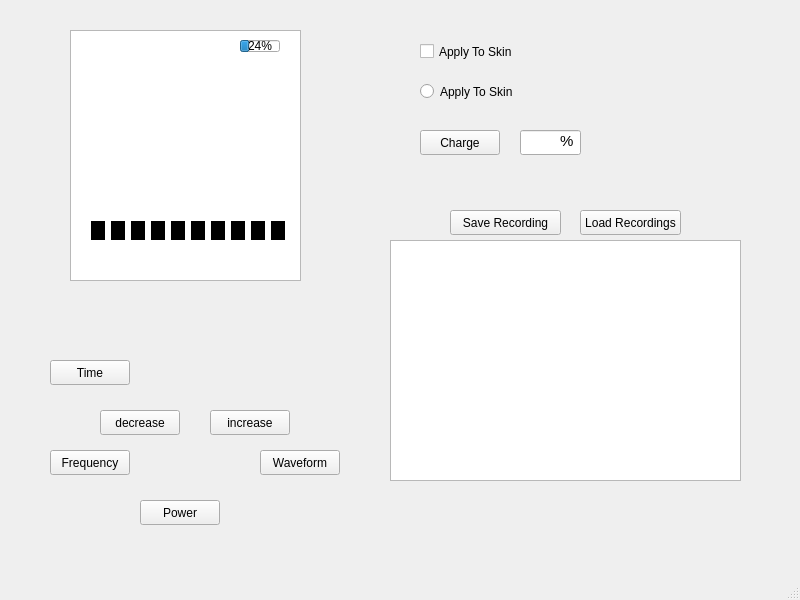
<?xml version="1.0" encoding="UTF-8"?>
<ui version="4.0">
 <class>MainWindow</class>
 <widget class="QMainWindow" name="MainWindow">
  <property name="geometry">
   <rect>
    <x>0</x>
    <y>0</y>
    <width>800</width>
    <height>600</height>
   </rect>
  </property>
  <property name="windowTitle">
   <string>MainWindow</string>
  </property>
  <widget class="QWidget" name="centralwidget">
   <widget class="QWidget" name="widget" native="true">
    <property name="geometry">
     <rect>
      <x>20</x>
      <y>-10</y>
      <width>371</width>
      <height>551</height>
     </rect>
    </property>
    <widget class="QPushButton" name="powerButton">
     <property name="geometry">
      <rect>
       <x>120</x>
       <y>510</y>
       <width>80</width>
       <height>25</height>
      </rect>
     </property>
     <property name="text">
      <string>Power</string>
     </property>
    </widget>
    <widget class="QGraphicsView" name="powerOffScreen">
     <property name="geometry">
      <rect>
       <x>50</x>
       <y>40</y>
       <width>231</width>
       <height>251</height>
      </rect>
     </property>
     <property name="styleSheet">
      <string notr="true">background-color: rgb(0, 0, 0);</string>
     </property>
    </widget>
    <widget class="QGraphicsView" name="displayScreen">
     <property name="geometry">
      <rect>
       <x>50</x>
       <y>40</y>
       <width>231</width>
       <height>251</height>
      </rect>
     </property>
    </widget>
    <widget class="QLabel" name="frequencyLabel">
     <property name="geometry">
      <rect>
       <x>60</x>
       <y>270</y>
       <width>54</width>
       <height>17</height>
      </rect>
     </property>
     <property name="text">
      <string/>
     </property>
    </widget>
    <widget class="QPushButton" name="frequencyButton">
     <property name="geometry">
      <rect>
       <x>30</x>
       <y>460</y>
       <width>80</width>
       <height>25</height>
      </rect>
     </property>
     <property name="text">
      <string>Frequency</string>
     </property>
    </widget>
    <widget class="QPushButton" name="waveformButton">
     <property name="geometry">
      <rect>
       <x>240</x>
       <y>460</y>
       <width>80</width>
       <height>25</height>
      </rect>
     </property>
     <property name="text">
      <string>Waveform</string>
     </property>
    </widget>
    <widget class="QLabel" name="waveformLabel">
     <property name="geometry">
      <rect>
       <x>230</x>
       <y>270</y>
       <width>54</width>
       <height>17</height>
      </rect>
     </property>
     <property name="text">
      <string/>
     </property>
    </widget>
    <widget class="QLabel" name="timeLabel_20min">
     <property name="geometry">
      <rect>
       <x>80</x>
       <y>120</y>
       <width>54</width>
       <height>17</height>
      </rect>
     </property>
     <property name="text">
      <string/>
     </property>
    </widget>
    <widget class="QLabel" name="timeLabel_40min">
     <property name="geometry">
      <rect>
       <x>140</x>
       <y>120</y>
       <width>54</width>
       <height>17</height>
      </rect>
     </property>
     <property name="text">
      <string/>
     </property>
    </widget>
    <widget class="QLabel" name="timeLabel_60min">
     <property name="geometry">
      <rect>
       <x>200</x>
       <y>120</y>
       <width>54</width>
       <height>17</height>
      </rect>
     </property>
     <property name="text">
      <string/>
     </property>
    </widget>
    <widget class="QPushButton" name="timeButton">
     <property name="geometry">
      <rect>
       <x>30</x>
       <y>370</y>
       <width>80</width>
       <height>25</height>
      </rect>
     </property>
     <property name="text">
      <string>Time</string>
     </property>
    </widget>
    <widget class="QPushButton" name="increaseCurrentButton">
     <property name="geometry">
      <rect>
       <x>190</x>
       <y>420</y>
       <width>80</width>
       <height>25</height>
      </rect>
     </property>
     <property name="text">
      <string>increase</string>
     </property>
    </widget>
    <widget class="QPushButton" name="decreaseCurrentButton">
     <property name="geometry">
      <rect>
       <x>80</x>
       <y>420</y>
       <width>80</width>
       <height>25</height>
      </rect>
     </property>
     <property name="text">
      <string>decrease</string>
     </property>
    </widget>
    <widget class="QLabel" name="current_8">
     <property name="enabled">
      <bool>true</bool>
     </property>
     <property name="geometry">
      <rect>
       <x>211</x>
       <y>231</y>
       <width>14</width>
       <height>19</height>
      </rect>
     </property>
     <property name="minimumSize">
      <size>
       <width>14</width>
       <height>19</height>
      </size>
     </property>
     <property name="maximumSize">
      <size>
       <width>14</width>
       <height>19</height>
      </size>
     </property>
     <property name="styleSheet">
      <string notr="true">background-color: rgb(0, 0, 0);</string>
     </property>
     <property name="text">
      <string/>
     </property>
    </widget>
    <widget class="QLabel" name="current_5">
     <property name="enabled">
      <bool>true</bool>
     </property>
     <property name="geometry">
      <rect>
       <x>151</x>
       <y>231</y>
       <width>14</width>
       <height>19</height>
      </rect>
     </property>
     <property name="minimumSize">
      <size>
       <width>14</width>
       <height>19</height>
      </size>
     </property>
     <property name="maximumSize">
      <size>
       <width>14</width>
       <height>19</height>
      </size>
     </property>
     <property name="styleSheet">
      <string notr="true">background-color: rgb(0, 0, 0);</string>
     </property>
     <property name="text">
      <string/>
     </property>
    </widget>
    <widget class="QLabel" name="current_3">
     <property name="enabled">
      <bool>true</bool>
     </property>
     <property name="geometry">
      <rect>
       <x>111</x>
       <y>231</y>
       <width>14</width>
       <height>19</height>
      </rect>
     </property>
     <property name="minimumSize">
      <size>
       <width>14</width>
       <height>19</height>
      </size>
     </property>
     <property name="maximumSize">
      <size>
       <width>14</width>
       <height>19</height>
      </size>
     </property>
     <property name="styleSheet">
      <string notr="true">background-color: rgb(0, 0, 0);</string>
     </property>
     <property name="text">
      <string/>
     </property>
    </widget>
    <widget class="QLabel" name="current_1">
     <property name="enabled">
      <bool>true</bool>
     </property>
     <property name="geometry">
      <rect>
       <x>71</x>
       <y>231</y>
       <width>14</width>
       <height>19</height>
      </rect>
     </property>
     <property name="minimumSize">
      <size>
       <width>14</width>
       <height>19</height>
      </size>
     </property>
     <property name="maximumSize">
      <size>
       <width>14</width>
       <height>19</height>
      </size>
     </property>
     <property name="styleSheet">
      <string notr="true">background-color: rgb(0, 0, 0);</string>
     </property>
     <property name="text">
      <string/>
     </property>
    </widget>
    <widget class="QLabel" name="current_10">
     <property name="enabled">
      <bool>true</bool>
     </property>
     <property name="geometry">
      <rect>
       <x>251</x>
       <y>231</y>
       <width>14</width>
       <height>19</height>
      </rect>
     </property>
     <property name="minimumSize">
      <size>
       <width>14</width>
       <height>19</height>
      </size>
     </property>
     <property name="maximumSize">
      <size>
       <width>14</width>
       <height>19</height>
      </size>
     </property>
     <property name="styleSheet">
      <string notr="true">background-color: rgb(0, 0, 0);</string>
     </property>
     <property name="text">
      <string/>
     </property>
    </widget>
    <widget class="QLabel" name="current_6">
     <property name="enabled">
      <bool>true</bool>
     </property>
     <property name="geometry">
      <rect>
       <x>171</x>
       <y>231</y>
       <width>14</width>
       <height>19</height>
      </rect>
     </property>
     <property name="minimumSize">
      <size>
       <width>14</width>
       <height>19</height>
      </size>
     </property>
     <property name="maximumSize">
      <size>
       <width>14</width>
       <height>19</height>
      </size>
     </property>
     <property name="styleSheet">
      <string notr="true">background-color: rgb(0, 0, 0);</string>
     </property>
     <property name="text">
      <string/>
     </property>
    </widget>
    <widget class="QLabel" name="current_9">
     <property name="enabled">
      <bool>true</bool>
     </property>
     <property name="geometry">
      <rect>
       <x>231</x>
       <y>231</y>
       <width>14</width>
       <height>19</height>
      </rect>
     </property>
     <property name="minimumSize">
      <size>
       <width>14</width>
       <height>19</height>
      </size>
     </property>
     <property name="maximumSize">
      <size>
       <width>14</width>
       <height>19</height>
      </size>
     </property>
     <property name="styleSheet">
      <string notr="true">background-color: rgb(0, 0, 0);</string>
     </property>
     <property name="text">
      <string/>
     </property>
    </widget>
    <widget class="QLabel" name="current_4">
     <property name="enabled">
      <bool>true</bool>
     </property>
     <property name="geometry">
      <rect>
       <x>131</x>
       <y>231</y>
       <width>14</width>
       <height>19</height>
      </rect>
     </property>
     <property name="minimumSize">
      <size>
       <width>14</width>
       <height>19</height>
      </size>
     </property>
     <property name="maximumSize">
      <size>
       <width>14</width>
       <height>19</height>
      </size>
     </property>
     <property name="styleSheet">
      <string notr="true">background-color: rgb(0, 0, 0);</string>
     </property>
     <property name="text">
      <string/>
     </property>
    </widget>
    <widget class="QLabel" name="current_2">
     <property name="enabled">
      <bool>true</bool>
     </property>
     <property name="geometry">
      <rect>
       <x>91</x>
       <y>231</y>
       <width>14</width>
       <height>19</height>
      </rect>
     </property>
     <property name="minimumSize">
      <size>
       <width>14</width>
       <height>19</height>
      </size>
     </property>
     <property name="maximumSize">
      <size>
       <width>14</width>
       <height>19</height>
      </size>
     </property>
     <property name="styleSheet">
      <string notr="true">background-color: rgb(0, 0, 0);</string>
     </property>
     <property name="text">
      <string/>
     </property>
    </widget>
    <widget class="QLabel" name="current_7">
     <property name="enabled">
      <bool>true</bool>
     </property>
     <property name="geometry">
      <rect>
       <x>191</x>
       <y>231</y>
       <width>14</width>
       <height>19</height>
      </rect>
     </property>
     <property name="minimumSize">
      <size>
       <width>14</width>
       <height>19</height>
      </size>
     </property>
     <property name="maximumSize">
      <size>
       <width>14</width>
       <height>19</height>
      </size>
     </property>
     <property name="styleSheet">
      <string notr="true">background-color: rgb(0, 0, 0);</string>
     </property>
     <property name="text">
      <string/>
     </property>
    </widget>
    <widget class="QProgressBar" name="batteryBar">
     <property name="geometry">
      <rect>
       <x>220</x>
       <y>50</y>
       <width>40</width>
       <height>12</height>
      </rect>
     </property>
     <property name="minimumSize">
      <size>
       <width>40</width>
       <height>12</height>
      </size>
     </property>
     <property name="maximumSize">
      <size>
       <width>40</width>
       <height>12</height>
      </size>
     </property>
     <property name="value">
      <number>24</number>
     </property>
    </widget>
    <widget class="QLabel" name="lowBatteryWarning_2P">
     <property name="geometry">
      <rect>
       <x>70</x>
       <y>180</y>
       <width>201</width>
       <height>17</height>
      </rect>
     </property>
     <property name="minimumSize">
      <size>
       <width>201</width>
       <height>17</height>
      </size>
     </property>
     <property name="maximumSize">
      <size>
       <width>201</width>
       <height>17</height>
      </size>
     </property>
     <property name="font">
      <font>
       <pointsize>8</pointsize>
      </font>
     </property>
     <property name="styleSheet">
      <string notr="true">color: rgb(164, 0, 0);</string>
     </property>
     <property name="text">
      <string/>
     </property>
    </widget>
    <widget class="QLabel" name="lowBatteryWarning_5P">
     <property name="geometry">
      <rect>
       <x>70</x>
       <y>180</y>
       <width>201</width>
       <height>17</height>
      </rect>
     </property>
     <property name="minimumSize">
      <size>
       <width>201</width>
       <height>17</height>
      </size>
     </property>
     <property name="maximumSize">
      <size>
       <width>201</width>
       <height>17</height>
      </size>
     </property>
     <property name="font">
      <font>
       <pointsize>8</pointsize>
      </font>
     </property>
     <property name="styleSheet">
      <string notr="true">color: rgb(128,128,0);</string>
     </property>
     <property name="text">
      <string/>
     </property>
    </widget>
   </widget>
   <widget class="QCheckBox" name="checkBox">
    <property name="geometry">
     <rect>
      <x>420</x>
      <y>40</y>
      <width>101</width>
      <height>23</height>
     </rect>
    </property>
    <property name="text">
     <string>Apply To Skin</string>
    </property>
   </widget>
   <widget class="QRadioButton" name="radioButton">
    <property name="geometry">
     <rect>
      <x>420</x>
      <y>80</y>
      <width>96</width>
      <height>23</height>
     </rect>
    </property>
    <property name="text">
     <string>Apply To Skin</string>
    </property>
   </widget>
   <widget class="QPushButton" name="chargeButton">
    <property name="geometry">
     <rect>
      <x>420</x>
      <y>130</y>
      <width>80</width>
      <height>25</height>
     </rect>
    </property>
    <property name="text">
     <string>Charge</string>
    </property>
   </widget>
   <widget class="QLineEdit" name="batteryLineEdit">
    <property name="geometry">
     <rect>
      <x>520</x>
      <y>130</y>
      <width>61</width>
      <height>25</height>
     </rect>
    </property>
   </widget>
   <widget class="QLabel" name="label">
    <property name="geometry">
     <rect>
      <x>560</x>
      <y>130</y>
      <width>16</width>
      <height>21</height>
     </rect>
    </property>
    <property name="minimumSize">
     <size>
      <width>16</width>
      <height>21</height>
     </size>
    </property>
    <property name="maximumSize">
     <size>
      <width>16</width>
      <height>21</height>
     </size>
    </property>
    <property name="font">
     <font>
      <pointsize>11</pointsize>
     </font>
    </property>
    <property name="text">
     <string>%</string>
    </property>
   </widget>
   <widget class="QTableView" name="RecordView">
    <property name="geometry">
     <rect>
      <x>390</x>
      <y>240</y>
      <width>351</width>
      <height>241</height>
     </rect>
    </property>
   </widget>
   <widget class="QPushButton" name="SaveRecordingButton">
    <property name="geometry">
     <rect>
      <x>450</x>
      <y>210</y>
      <width>111</width>
      <height>25</height>
     </rect>
    </property>
    <property name="text">
     <string>Save Recording</string>
    </property>
   </widget>
   <widget class="QPushButton" name="LoadRecordingButton">
    <property name="geometry">
     <rect>
      <x>580</x>
      <y>210</y>
      <width>101</width>
      <height>25</height>
     </rect>
    </property>
    <property name="text">
     <string>Load Recordings</string>
    </property>
   </widget>
  </widget>
  <widget class="QMenuBar" name="menubar">
   <property name="geometry">
    <rect>
     <x>0</x>
     <y>0</y>
     <width>800</width>
     <height>22</height>
    </rect>
   </property>
  </widget>
  <widget class="QStatusBar" name="statusbar"/>
 </widget>
 <resources/>
 <connections/>
</ui>
